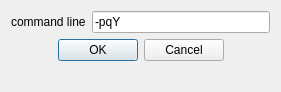
<?xml version="1.0" encoding="UTF-8"?>
<ui version="4.0">
 <class>Dialog_tetgen</class>
 <widget class="QDialog" name="Dialog_tetgen">
  <property name="geometry">
   <rect>
    <x>0</x>
    <y>0</y>
    <width>281</width>
    <height>92</height>
   </rect>
  </property>
  <property name="windowTitle">
   <string>Export with tetgen</string>
  </property>
  <layout class="QVBoxLayout" name="verticalLayout">
   <item>
    <layout class="QHBoxLayout" name="horizontalLayout">
     <item>
      <widget class="QLabel" name="label">
       <property name="text">
        <string>command line</string>
       </property>
      </widget>
     </item>
     <item>
      <widget class="QLineEdit" name="lineEdit_tetgen_args">
       <property name="text">
        <string>-pqY</string>
       </property>
      </widget>
     </item>
    </layout>
   </item>
   <item>
    <widget class="QDialogButtonBox" name="buttonBox">
     <property name="orientation">
      <enum>Qt::Horizontal</enum>
     </property>
     <property name="standardButtons">
      <set>QDialogButtonBox::Cancel|QDialogButtonBox::Ok</set>
     </property>
     <property name="centerButtons">
      <bool>true</bool>
     </property>
    </widget>
   </item>
   <item>
    <spacer name="verticalSpacer">
     <property name="orientation">
      <enum>Qt::Vertical</enum>
     </property>
     <property name="sizeHint" stdset="0">
      <size>
       <width>20</width>
       <height>40</height>
      </size>
     </property>
    </spacer>
   </item>
  </layout>
 </widget>
 <resources/>
 <connections>
  <connection>
   <sender>buttonBox</sender>
   <signal>accepted()</signal>
   <receiver>Dialog_tetgen</receiver>
   <slot>accept()</slot>
   <hints>
    <hint type="sourcelabel">
     <x>248</x>
     <y>254</y>
    </hint>
    <hint type="destinationlabel">
     <x>157</x>
     <y>274</y>
    </hint>
   </hints>
  </connection>
  <connection>
   <sender>buttonBox</sender>
   <signal>rejected()</signal>
   <receiver>Dialog_tetgen</receiver>
   <slot>reject()</slot>
   <hints>
    <hint type="sourcelabel">
     <x>316</x>
     <y>260</y>
    </hint>
    <hint type="destinationlabel">
     <x>286</x>
     <y>274</y>
    </hint>
   </hints>
  </connection>
 </connections>
</ui>
